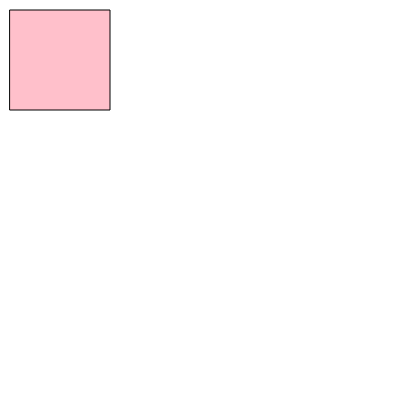
Frame 1 (no input)
Frame 60 (no input): identical to frame 1, image omitted
Frame 120 (the mouse pressed at the canvas centre since frame 60): identical to frame 1, image omitted

The p5.js sketch that drew this single still picture (run headless with seeded random() and noise() and a simulated clock; from frame 60 on, the mouse is pressed at the canvas centre):

// p5.js sketch
// ── sketch.js
// do not remove, allowes autocomplete
/// <reference path="./../p5.global-mode.d.ts" />

function setup() {
  createCanvas(400, 400);
  fill("pink");
  rect(10, 10, 100, 100);
  // put setup code here
}

function draw() {
  // put drawing code here
}
